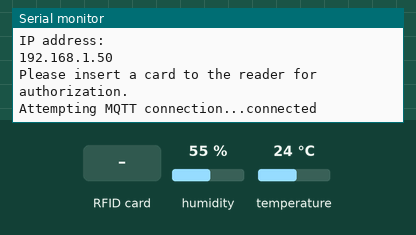
A sketch run on a simulated ESP32. Shown: the last lines printed to the serial monitor. Inputs (shaded band) come from the test bench; at power-on: humidity 55 %, temperature 24 °C. WiFi joins after 1.5 s; servers stay silent unless stated; no MQTT or app messages arrive unless stated.

Above: at 2.8 s.
2.9 s: RFID card 32 C7 E5 1B held to the reader
At 3.6 s:
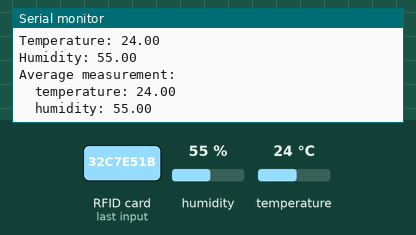
4.4 s: humidity set to 22 %
At 5.7 s:
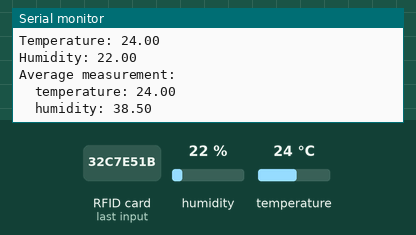
5.9 s: temperature set to 12 °C
At 7.3 s:
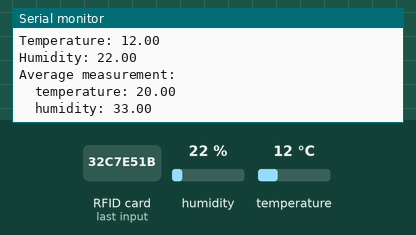
7.4 s: humidity set to 40 %
At 9.7 s:
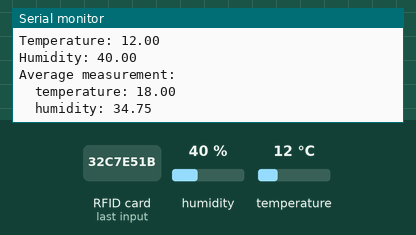
Timing chart, 0 to 9.9 s (numbered marks = the images above; inputs shaded):
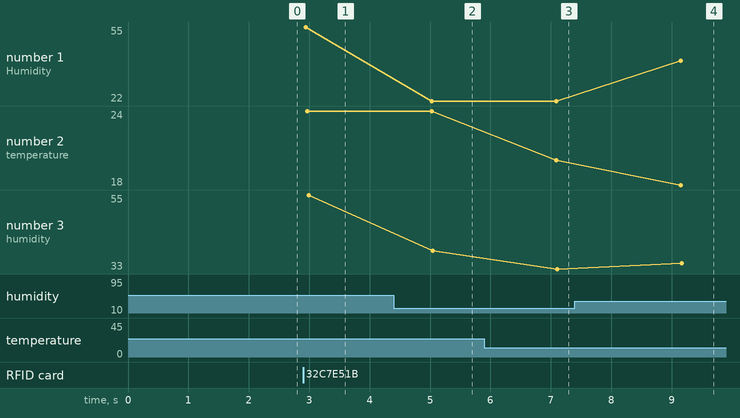

Measured:
- after the input at 2.9 s, the serial monitor: prints a new line at once (image 1)
- after the input at 4.4 s, the serial monitor: prints a new line after 0.63 s (image 2)
- after the input at 5.9 s, the serial monitor: prints a new line after 1.2 s (image 3)
- after the input at 7.4 s, the serial monitor: prints a new line after 1.8 s (image 4)
- plotted number 1: 55 → 22 after the input at 4.4 s, 22 → 40 after the input at 7.4 s
- plotted number 2: 24 → 20 after the input at 5.9 s
- plotted number 3: 55 → 38.5 after the input at 4.4 s, 33 → 34.75 after the input at 7.4 s

The sketch:

weather_station_authentication.ino
```cpp
#include <WiFi.h>
#include <PubSubClient.h>
#include <DHT.h>
#include <SPI.h>
#include <MFRC522.h>

// WiFi configuration
const char* ssid = "MB210-G";
const char* password = "studentMAMK";

// MQTT Server IP address
const char* mqtt_server = "172.20.49.52"; // Network IP address

WiFiClient espClient; // WiFi client
PubSubClient mqttClient(espClient); // MQTT client

// DHT sensor settings
#define DHTPIN 27
#define DHTTYPE DHT11
DHT dht(DHTPIN, DHTTYPE);

// RFID settings
#define SS_PIN 21
#define RST_PIN 22
MFRC522 mfrc522(SS_PIN, RST_PIN); // Create MFRC522 instance

bool isAuthorized = false;

// Measurement struct definition for linked list
struct measurement {
    float temperature;
    float humidity;
    struct measurement *next;
};

struct avgMeasurements {
  float Temp;
  float Hum;
};

// Struct pointers for linked list
struct measurement *firstMeasurement;
struct measurement *currentMeasurement;
int amountOfMeasurements = 5;
int measurementCounter = 0;

void setup() {
    Serial.begin(9600);
    SPI.begin(); // Initiate SPI bus
    dht.begin(); // Initiate DHT sensor
    mfrc522.PCD_Init(); // Initiate MFRC522
    setup_wifi(); // Connect to WiFi
    mqttClient.setServer(mqtt_server, 1883); // Set MQTT server
    Serial.println("Please insert a card to the reader for authorization.");

    // Initialize linked list
    firstMeasurement = (struct measurement*) malloc(sizeof(struct measurement));
    firstMeasurement->next = NULL;
    currentMeasurement = firstMeasurement;
}

void setup_wifi() {
    delay(10);
    Serial.print("Connecting to WiFi SSID: ");
    Serial.println(ssid);
    WiFi.begin(ssid, password);

    while (WiFi.status() != WL_CONNECTED) {
        delay(500);
        Serial.print(".");
    }

    Serial.println("");
    Serial.println("WiFi connected");
    Serial.println("IP address: ");
    Serial.println(WiFi.localIP());
}

void reconnect() {
    while (!mqttClient.connected()) {
        Serial.print("Attempting MQTT connection...");
        if (mqttClient.connect("ESP32_Client")) {
            Serial.println("connected");
        } else {
            Serial.print("failed, rc=");
            Serial.print(mqttClient.state());
            Serial.println(" try again in 5 seconds");
            delay(5000);
        }
    }
}


bool isCardAuthorized() {
    String readUID = "";
    for (byte i = 0; i < mfrc522.uid.size; i++) {
        readUID.concat(String(mfrc522.uid.uidByte[i] < 0x10 ? " 0" : " "));
        readUID.concat(String(mfrc522.uid.uidByte[i], HEX));
    }
    readUID.toUpperCase();
    // UID of authorized card
    if (readUID == " 32 C7 E5 1B") {
        return true;
    }
    return false;
}

/*
 * Add a new measurement to the linked list
 * If the list is full (only 5 measures stored), the oldest measurement is overwritten
 */
void addMeasurement(float temperature, float humidity) {
    currentMeasurement->temperature = temperature;
    currentMeasurement->humidity = humidity;
    measurementCounter += 1;

    if (measurementCounter == amountOfMeasurements) {
        currentMeasurement = firstMeasurement;
        measurementCounter = 0;
    } else {
        if (!currentMeasurement->next) {
            struct measurement *nextMeasurement = (struct measurement*) malloc(sizeof(struct measurement));
            // Initialize new node
            nextMeasurement->temperature = 0;
            nextMeasurement->humidity = 0;
            nextMeasurement->next = NULL; // Ensure the new node points to NULL
            currentMeasurement->next = nextMeasurement;
            currentMeasurement = nextMeasurement;
        } else {
            currentMeasurement = currentMeasurement->next;
        }
    }
}

void calculateAverage(struct avgMeasurements* avgMeasurements) {
    struct measurement* measurement = firstMeasurement;
    float tempAccum = 0;
    float humAccum = 0;
    int count = 0;

    while (measurement && measurement->humidity != 0) {
        tempAccum += measurement->temperature;
        humAccum += measurement->humidity;
        measurement = measurement->next;
        count++;
    }

    if (count > 0) {
        avgMeasurements->Temp = tempAccum / count;
        avgMeasurements->Hum = humAccum / count;
    }
}

void loop() {
    if (!mqttClient.connected()) {
        reconnect();
    }
    mqttClient.loop();

    // If not authorized, keep checking for a card
    if (!isAuthorized) {

        if (mfrc522.PICC_IsNewCardPresent() && mfrc522.PICC_ReadCardSerial()) {
            if (isCardAuthorized()) {
                Serial.println("Card authorized successfully!");
                Serial.println("--- --- --- ---");
                isAuthorized = true;
            } else {
                Serial.println("Unauthorized card. Please try again.");
                delay(2000); // Add a delay to prevent immediate re-prompt
            }
        }
    } else { // Authorized - Proceed with temperature measurement and publication
        float measuredTemp = dht.readTemperature();
        float measuredHum = dht.readHumidity();
        Serial.print("Temperature: ");
        Serial.println(measuredTemp);
        Serial.print("Humidity: ");
        Serial.println(measuredHum);

        addMeasurement(measuredTemp, measuredHum);
        struct avgMeasurements averageMeasurement = {
          0.0, 0.0
        };
        calculateAverage(&averageMeasurement);
        char strBuf[50];
        sprintf(strBuf, "\ttemperature: %.2f\n\thumidity: %.2f", averageMeasurement.Temp, averageMeasurement.Hum);
        Serial.println("Average measurement: ");
        Serial.println(strBuf);

        char tempString[100];
        //{"temperature": $TEMPERATURE, "humidity": $HUMIDITY, "location": "$LOCATION"}
        sprintf(tempString, "{\"temperature\": %.2f, \"humidity\": %.2f, \"location\": \"office\"}", averageMeasurement.Temp, averageMeasurement.Hum);
        mqttClient.publish("weatherData", tempString);

        delay(2000); // Delay between measurements
    }
}
```
